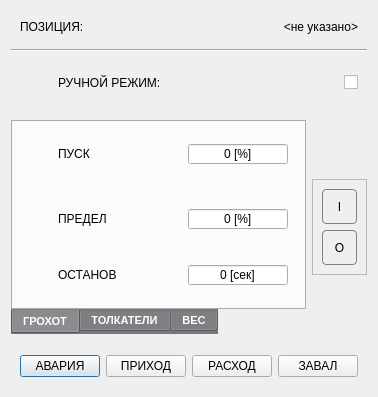
<?xml version="1.0" encoding="UTF-8"?>
<ui version="4.0">
 <class>INCONTAINER</class>
 <widget class="QDialog" name="INCONTAINER">
  <property name="windowModality">
   <enum>Qt::ApplicationModal</enum>
  </property>
  <property name="geometry">
   <rect>
    <x>0</x>
    <y>0</y>
    <width>371</width>
    <height>396</height>
   </rect>
  </property>
  <property name="windowTitle">
   <string>ПРИЕМНЫЙ БУНКЕР</string>
  </property>
  <property name="styleSheet">
   <string notr="true">#centralwidget,#INCONTAINER,QWidget[style=&quot;content&quot;]
{
	background-color: rgb(94, 92, 100);
}
QTabWidget
{
	border: none;
}
QTabBar
{
	background-color: rgb(119, 118, 123);
	color: white;
	font-size: 8pt;
	font-weight: bold;
}
QAbstractButton:flat
{
	border: 1px solid gray;
	border-radius: 4px;
}
QAbstractButton:flat:pressed
{
	background-color: green;
}
QAbstractButton:flat[style=&quot;open&quot;]
{
	image: url(:/concrete/stop.png);
}
QAbstractButton:flat:pressed[style=&quot;open&quot;]
{
	image: url(:/concrete/down.png);
}
QAbstractButton:flat:checked[style=&quot;open&quot;]
{
	image: url(:/concrete/down.png);
}
QLabel[style=&quot;huge&quot;]
{
	font-size: 20pt;
	font-weight: bold;
	color: white;
}
QLabel[style=&quot;gigantic&quot;]
{
	font-size: 32pt;
	font-weight: bold;
	color: white;
}

QLabel[style=&quot;badge&quot;]
{
	border: 1px solid red;
	background-color: rgba(0,0,0,100);
	color: white;
	border-radius: 4px;
}
QLabel[style=&quot;vodoley-status&quot;]
{
	border: none;
	background-color: rgb(98, 160, 234);
	color: white;
	border-radius: 4px;
	font-weight: bold;
	font-size: 9pt;
	padding: 8px;
}
QLabel[style='hint']
{
	color: lightGray;
	font-weight: bold;
	font-size: 10pt;
}
QLabel[style='tips']
{
	color: lightGray;
	font-size: 7pt;
}
QLabel[style='sys']
{
	color: yellow;
	font-size: 7pt;
}
QGroupBox[style=&quot;vodoley&quot;]
{
	background-color: rgb(94, 92, 100);
	border: 1px solid gray;
}
QAbstractButton:flat[style=&quot;danger&quot;]
{
	background-color: rgba(224, 27, 36,80);
	color: lightGray;
}
QAbstractButton:flat::checked[style=&quot;danger&quot;]
{
	background-color: rgba(224, 27, 36,255);
	color: white;
}
QAbstractButton:flat[style=&quot;warning&quot;]
{
	background-color: rgba(46, 194, 126,80);
	color: lightGray;
}
QAbstractButton:flat::checked[style=&quot;warning&quot;]
{
	background-color: rgb(46, 194, 126);
	color: white;
}
</string>
  </property>
  <property name="modal">
   <bool>true</bool>
  </property>
  <property name="prefix" stdset="0">
   <string>SIEVER</string>
  </property>
  <layout class="QGridLayout" name="gridLayout">
   <item row="2" column="0" colspan="2">
    <widget class="QWidget" name="row_4" native="true">
     <layout class="QHBoxLayout" name="horizontalLayout_4">
      <item>
       <widget class="QLabel" name="icon_sp_4">
        <property name="minimumSize">
         <size>
          <width>32</width>
          <height>32</height>
         </size>
        </property>
        <property name="maximumSize">
         <size>
          <width>32</width>
          <height>32</height>
         </size>
        </property>
        <property name="text">
         <string/>
        </property>
        <property name="pixmap">
         <pixmap resource="../resources.qrc">:/hand.png</pixmap>
        </property>
        <property name="scaledContents">
         <bool>true</bool>
        </property>
       </widget>
      </item>
      <item>
       <widget class="QLabel" name="hint_fq_3">
        <property name="text">
         <string>РУЧНОЙ РЕЖИМ:</string>
        </property>
        <property name="style" stdset="0">
         <string>hint</string>
        </property>
       </widget>
      </item>
      <item>
       <widget class="QCheckBox" name="checkBox">
        <property name="layoutDirection">
         <enum>Qt::RightToLeft</enum>
        </property>
        <property name="text">
         <string/>
        </property>
       </widget>
      </item>
     </layout>
    </widget>
   </item>
   <item row="7" column="0" colspan="2">
    <widget class="QWidget" name="row_6" native="true">
     <layout class="QHBoxLayout" name="horizontalLayout_6">
      <item>
       <widget class="QPushButton" name="test_fault">
        <property name="text">
         <string>АВАРИЯ</string>
        </property>
        <property name="rsn" stdset="0">
         <number>0</number>
        </property>
       </widget>
      </item>
      <item>
       <widget class="QPushButton" name="test_income">
        <property name="text">
         <string>ПРИХОД</string>
        </property>
        <property name="rsn" stdset="0">
         <number>1</number>
        </property>
       </widget>
      </item>
      <item>
       <widget class="QPushButton" name="test_outcome">
        <property name="text">
         <string>РАСХОД</string>
        </property>
        <property name="rsn" stdset="0">
         <number>2</number>
        </property>
       </widget>
      </item>
      <item>
       <widget class="QPushButton" name="test_overload">
        <property name="text">
         <string>ЗАВАЛ</string>
        </property>
        <property name="rsn" stdset="0">
         <number>2</number>
        </property>
       </widget>
      </item>
     </layout>
    </widget>
   </item>
   <item row="1" column="0" colspan="2">
    <widget class="Line" name="line">
     <property name="orientation">
      <enum>Qt::Horizontal</enum>
     </property>
    </widget>
   </item>
   <item row="4" column="1" rowspan="3" alignment="Qt::AlignVCenter">
    <widget class="QFrame" name="console">
     <property name="minimumSize">
      <size>
       <width>55</width>
       <height>96</height>
      </size>
     </property>
     <property name="maximumSize">
      <size>
       <width>55</width>
       <height>16777215</height>
      </size>
     </property>
     <property name="frameShape">
      <enum>QFrame::StyledPanel</enum>
     </property>
     <layout class="QVBoxLayout" name="verticalLayout_15">
      <item>
       <widget class="QPushButton" name="on">
        <property name="sizePolicy">
         <sizepolicy hsizetype="Minimum" vsizetype="Preferred">
          <horstretch>0</horstretch>
          <verstretch>0</verstretch>
         </sizepolicy>
        </property>
        <property name="cursor">
         <cursorShape>PointingHandCursor</cursorShape>
        </property>
        <property name="text">
         <string>I</string>
        </property>
        <property name="flat">
         <bool>true</bool>
        </property>
        <property name="style" stdset="0">
         <string>danger</string>
        </property>
       </widget>
      </item>
      <item>
       <widget class="QPushButton" name="off">
        <property name="sizePolicy">
         <sizepolicy hsizetype="Minimum" vsizetype="Preferred">
          <horstretch>0</horstretch>
          <verstretch>0</verstretch>
         </sizepolicy>
        </property>
        <property name="cursor">
         <cursorShape>PointingHandCursor</cursorShape>
        </property>
        <property name="text">
         <string>O</string>
        </property>
        <property name="flat">
         <bool>true</bool>
        </property>
        <property name="style" stdset="0">
         <string>warning</string>
        </property>
       </widget>
      </item>
     </layout>
    </widget>
   </item>
   <item row="0" column="0" colspan="2">
    <widget class="QWidget" name="row_1" native="true">
     <layout class="QHBoxLayout" name="horizontalLayout">
      <item>
       <widget class="QLabel" name="hint_name">
        <property name="text">
         <string>ПОЗИЦИЯ:</string>
        </property>
        <property name="style" stdset="0">
         <string>hint</string>
        </property>
       </widget>
      </item>
      <item>
       <widget class="QLabel" name="name">
        <property name="minimumSize">
         <size>
          <width>100</width>
          <height>0</height>
         </size>
        </property>
        <property name="text">
         <string>&lt;не указано&gt;</string>
        </property>
        <property name="alignment">
         <set>Qt::AlignRight|Qt::AlignTrailing|Qt::AlignVCenter</set>
        </property>
        <property name="style" stdset="0">
         <string>hint</string>
        </property>
       </widget>
      </item>
     </layout>
    </widget>
   </item>
   <item row="5" column="0">
    <widget class="QTabWidget" name="tabWidget">
     <property name="tabPosition">
      <enum>QTabWidget::South</enum>
     </property>
     <property name="currentIndex">
      <number>0</number>
     </property>
     <widget class="QWidget" name="tab_1">
      <property name="style" stdset="0">
       <string>content</string>
      </property>
      <attribute name="title">
       <string>ГРОХОТ</string>
      </attribute>
      <layout class="QVBoxLayout" name="verticalLayout_3">
       <property name="leftMargin">
        <number>0</number>
       </property>
       <item>
        <widget class="QStackedWidget" name="stackedWidget">
         <property name="styleSheet">
          <string notr="true">QStackedWidget
{
	padding-bottom: 5px;
}</string>
         </property>
         <property name="currentIndex">
          <number>0</number>
         </property>
         <widget class="QWidget" name="page_1">
          <property name="style" stdset="0">
           <string>content</string>
          </property>
          <layout class="QVBoxLayout" name="verticalLayout">
           <property name="leftMargin">
            <number>0</number>
           </property>
           <property name="topMargin">
            <number>0</number>
           </property>
           <property name="rightMargin">
            <number>0</number>
           </property>
           <property name="bottomMargin">
            <number>0</number>
           </property>
           <item alignment="Qt::AlignTop">
            <widget class="QWidget" name="row_5" native="true">
             <layout class="QHBoxLayout" name="horizontalLayout_5">
              <item>
               <widget class="QLabel" name="icon_sp">
                <property name="minimumSize">
                 <size>
                  <width>32</width>
                  <height>32</height>
                 </size>
                </property>
                <property name="maximumSize">
                 <size>
                  <width>32</width>
                  <height>32</height>
                 </size>
                </property>
                <property name="text">
                 <string/>
                </property>
                <property name="pixmap">
                 <pixmap resource="../resources.qrc">:/speed.png</pixmap>
                </property>
                <property name="scaledContents">
                 <bool>true</bool>
                </property>
               </widget>
              </item>
              <item>
               <widget class="QLabel" name="hint_sp">
                <property name="text">
                 <string>ПУСК</string>
                </property>
                <property name="style" stdset="0">
                 <string>hint</string>
                </property>
               </widget>
              </item>
              <item alignment="Qt::AlignRight">
               <widget class="QSpinBox" name="sp">
                <property name="minimumSize">
                 <size>
                  <width>100</width>
                  <height>0</height>
                 </size>
                </property>
                <property name="maximumSize">
                 <size>
                  <width>100</width>
                  <height>16777215</height>
                 </size>
                </property>
                <property name="alignment">
                 <set>Qt::AlignCenter</set>
                </property>
                <property name="buttonSymbols">
                 <enum>QAbstractSpinBox::NoButtons</enum>
                </property>
                <property name="suffix">
                 <string> [%]</string>
                </property>
                <property name="maximum">
                 <number>100</number>
                </property>
               </widget>
              </item>
             </layout>
            </widget>
           </item>
          </layout>
         </widget>
         <widget class="QWidget" name="page_2">
          <property name="style" stdset="0">
           <string>content</string>
          </property>
          <layout class="QVBoxLayout" name="verticalLayout_2">
           <property name="leftMargin">
            <number>0</number>
           </property>
           <property name="topMargin">
            <number>0</number>
           </property>
           <property name="rightMargin">
            <number>0</number>
           </property>
           <property name="bottomMargin">
            <number>0</number>
           </property>
           <item alignment="Qt::AlignTop">
            <widget class="QWidget" name="row_2" native="true">
             <layout class="QHBoxLayout" name="horizontalLayout_2">
              <item>
               <widget class="QLabel" name="icon_sp_2">
                <property name="minimumSize">
                 <size>
                  <width>32</width>
                  <height>32</height>
                 </size>
                </property>
                <property name="maximumSize">
                 <size>
                  <width>32</width>
                  <height>32</height>
                 </size>
                </property>
                <property name="text">
                 <string/>
                </property>
                <property name="pixmap">
                 <pixmap resource="../resources.qrc">:/speed.png</pixmap>
                </property>
                <property name="scaledContents">
                 <bool>true</bool>
                </property>
               </widget>
              </item>
              <item>
               <widget class="QLabel" name="hint_fq">
                <property name="text">
                 <string>СКОРОСТЬ</string>
                </property>
                <property name="style" stdset="0">
                 <string>hint</string>
                </property>
               </widget>
              </item>
              <item alignment="Qt::AlignRight">
               <widget class="QSpinBox" name="fq">
                <property name="minimumSize">
                 <size>
                  <width>100</width>
                  <height>0</height>
                 </size>
                </property>
                <property name="maximumSize">
                 <size>
                  <width>100</width>
                  <height>16777215</height>
                 </size>
                </property>
                <property name="alignment">
                 <set>Qt::AlignCenter</set>
                </property>
                <property name="buttonSymbols">
                 <enum>QAbstractSpinBox::NoButtons</enum>
                </property>
                <property name="suffix">
                 <string> [%]</string>
                </property>
                <property name="maximum">
                 <number>100</number>
                </property>
               </widget>
              </item>
             </layout>
            </widget>
           </item>
          </layout>
         </widget>
        </widget>
       </item>
       <item>
        <widget class="QWidget" name="row_12" native="true">
         <property name="toolTip">
          <string>Влияет на определение засора грохота. 
Предельная нагрузка в процентах от номинала тензодатчиков. </string>
         </property>
         <layout class="QHBoxLayout" name="horizontalLayout_12">
          <item>
           <widget class="QLabel" name="icon_sp_10">
            <property name="minimumSize">
             <size>
              <width>32</width>
              <height>32</height>
             </size>
            </property>
            <property name="maximumSize">
             <size>
              <width>32</width>
              <height>32</height>
             </size>
            </property>
            <property name="text">
             <string/>
            </property>
            <property name="pixmap">
             <pixmap resource="../resources.qrc">:/heavy.png</pixmap>
            </property>
            <property name="scaledContents">
             <bool>true</bool>
            </property>
           </widget>
          </item>
          <item>
           <widget class="QLabel" name="hint_fq_9">
            <property name="text">
             <string>ПРЕДЕЛ</string>
            </property>
            <property name="style" stdset="0">
             <string>hint</string>
            </property>
           </widget>
          </item>
          <item alignment="Qt::AlignRight">
           <widget class="QSpinBox" name="overload">
            <property name="minimumSize">
             <size>
              <width>100</width>
              <height>0</height>
             </size>
            </property>
            <property name="maximumSize">
             <size>
              <width>100</width>
              <height>16777215</height>
             </size>
            </property>
            <property name="alignment">
             <set>Qt::AlignCenter</set>
            </property>
            <property name="buttonSymbols">
             <enum>QAbstractSpinBox::NoButtons</enum>
            </property>
            <property name="suffix">
             <string> [%]</string>
            </property>
            <property name="maximum">
             <number>100</number>
            </property>
           </widget>
          </item>
         </layout>
        </widget>
       </item>
       <item>
        <widget class="QWidget" name="row_3" native="true">
         <layout class="QHBoxLayout" name="horizontalLayout_3">
          <item>
           <widget class="QLabel" name="icon_sp_3">
            <property name="minimumSize">
             <size>
              <width>32</width>
              <height>32</height>
             </size>
            </property>
            <property name="maximumSize">
             <size>
              <width>32</width>
              <height>32</height>
             </size>
            </property>
            <property name="text">
             <string/>
            </property>
            <property name="pixmap">
             <pixmap resource="../resources.qrc">:/timer.png</pixmap>
            </property>
            <property name="scaledContents">
             <bool>true</bool>
            </property>
           </widget>
          </item>
          <item>
           <widget class="QLabel" name="hint_fq_2">
            <property name="text">
             <string>ОСТАНОВ</string>
            </property>
            <property name="style" stdset="0">
             <string>hint</string>
            </property>
           </widget>
          </item>
          <item>
           <widget class="QSpinBox" name="startup_t">
            <property name="minimumSize">
             <size>
              <width>100</width>
              <height>0</height>
             </size>
            </property>
            <property name="maximumSize">
             <size>
              <width>100</width>
              <height>16777215</height>
             </size>
            </property>
            <property name="alignment">
             <set>Qt::AlignCenter</set>
            </property>
            <property name="buttonSymbols">
             <enum>QAbstractSpinBox::NoButtons</enum>
            </property>
            <property name="suffix">
             <string> [сек]</string>
            </property>
            <property name="maximum">
             <number>100</number>
            </property>
           </widget>
          </item>
         </layout>
        </widget>
       </item>
      </layout>
     </widget>
     <widget class="QWidget" name="tab_2">
      <property name="style" stdset="0">
       <string>content</string>
      </property>
      <attribute name="title">
       <string>ТОЛКАТЕЛИ</string>
      </attribute>
      <layout class="QVBoxLayout" name="verticalLayout_4">
       <property name="leftMargin">
        <number>0</number>
       </property>
       <item>
        <widget class="QWidget" name="row_7" native="true">
         <layout class="QHBoxLayout" name="horizontalLayout_7">
          <item>
           <widget class="QLabel" name="icon_sp_5">
            <property name="minimumSize">
             <size>
              <width>32</width>
              <height>32</height>
             </size>
            </property>
            <property name="maximumSize">
             <size>
              <width>32</width>
              <height>32</height>
             </size>
            </property>
            <property name="text">
             <string/>
            </property>
            <property name="pixmap">
             <pixmap resource="../resources.qrc">:/timer.png</pixmap>
            </property>
            <property name="scaledContents">
             <bool>true</bool>
            </property>
           </widget>
          </item>
          <item>
           <widget class="QLabel" name="hint_fq_4">
            <property name="text">
             <string>ТОЛЧЕК</string>
            </property>
            <property name="style" stdset="0">
             <string>hint</string>
            </property>
           </widget>
          </item>
          <item alignment="Qt::AlignRight">
           <widget class="QSpinBox" name="push_t">
            <property name="minimumSize">
             <size>
              <width>100</width>
              <height>0</height>
             </size>
            </property>
            <property name="maximumSize">
             <size>
              <width>100</width>
              <height>16777215</height>
             </size>
            </property>
            <property name="alignment">
             <set>Qt::AlignCenter</set>
            </property>
            <property name="buttonSymbols">
             <enum>QAbstractSpinBox::NoButtons</enum>
            </property>
            <property name="suffix">
             <string> [сек]</string>
            </property>
            <property name="maximum">
             <number>100</number>
            </property>
           </widget>
          </item>
         </layout>
        </widget>
       </item>
       <item>
        <widget class="QWidget" name="row_8" native="true">
         <layout class="QHBoxLayout" name="horizontalLayout_8">
          <item>
           <widget class="QLabel" name="icon_sp_6">
            <property name="minimumSize">
             <size>
              <width>32</width>
              <height>32</height>
             </size>
            </property>
            <property name="maximumSize">
             <size>
              <width>32</width>
              <height>32</height>
             </size>
            </property>
            <property name="text">
             <string/>
            </property>
            <property name="pixmap">
             <pixmap resource="../resources.qrc">:/timer.png</pixmap>
            </property>
            <property name="scaledContents">
             <bool>true</bool>
            </property>
           </widget>
          </item>
          <item>
           <widget class="QLabel" name="hint_fq_5">
            <property name="text">
             <string>ПАУЗА МЕЖДУ</string>
            </property>
            <property name="style" stdset="0">
             <string>hint</string>
            </property>
           </widget>
          </item>
          <item alignment="Qt::AlignRight">
           <widget class="QSpinBox" name="push_w">
            <property name="minimumSize">
             <size>
              <width>100</width>
              <height>0</height>
             </size>
            </property>
            <property name="maximumSize">
             <size>
              <width>100</width>
              <height>16777215</height>
             </size>
            </property>
            <property name="alignment">
             <set>Qt::AlignCenter</set>
            </property>
            <property name="buttonSymbols">
             <enum>QAbstractSpinBox::NoButtons</enum>
            </property>
            <property name="suffix">
             <string> [сек]</string>
            </property>
            <property name="maximum">
             <number>100</number>
            </property>
           </widget>
          </item>
         </layout>
        </widget>
       </item>
       <item>
        <spacer name="verticalSpacer_2">
         <property name="orientation">
          <enum>Qt::Vertical</enum>
         </property>
         <property name="sizeHint" stdset="0">
          <size>
           <width>20</width>
           <height>40</height>
          </size>
         </property>
        </spacer>
       </item>
      </layout>
     </widget>
     <widget class="QWidget" name="tab_3">
      <property name="style" stdset="0">
       <string>content</string>
      </property>
      <attribute name="title">
       <string>ВЕС</string>
      </attribute>
      <layout class="QVBoxLayout" name="verticalLayout_5">
       <property name="leftMargin">
        <number>0</number>
       </property>
       <item>
        <widget class="QWidget" name="row_10" native="true">
         <property name="toolTip">
          <string>Суммарный номинал тензодатчиков приемного бункера</string>
         </property>
         <layout class="QHBoxLayout" name="horizontalLayout_10">
          <item>
           <widget class="QLabel" name="icon_sp_8">
            <property name="minimumSize">
             <size>
              <width>32</width>
              <height>32</height>
             </size>
            </property>
            <property name="maximumSize">
             <size>
              <width>32</width>
              <height>32</height>
             </size>
            </property>
            <property name="text">
             <string/>
            </property>
            <property name="pixmap">
             <pixmap resource="../resources.qrc">:/heavy.png</pixmap>
            </property>
            <property name="scaledContents">
             <bool>true</bool>
            </property>
           </widget>
          </item>
          <item>
           <widget class="QLabel" name="hint_fq_7">
            <property name="text">
             <string>ПРЕДЕЛ</string>
            </property>
            <property name="style" stdset="0">
             <string>hint</string>
            </property>
           </widget>
          </item>
          <item alignment="Qt::AlignRight">
           <widget class="QSpinBox" name="mmax">
            <property name="minimumSize">
             <size>
              <width>100</width>
              <height>0</height>
             </size>
            </property>
            <property name="maximumSize">
             <size>
              <width>100</width>
              <height>16777215</height>
             </size>
            </property>
            <property name="alignment">
             <set>Qt::AlignCenter</set>
            </property>
            <property name="buttonSymbols">
             <enum>QAbstractSpinBox::NoButtons</enum>
            </property>
            <property name="suffix">
             <string> [кг]</string>
            </property>
            <property name="maximum">
             <number>10000</number>
            </property>
           </widget>
          </item>
         </layout>
        </widget>
       </item>
       <item>
        <widget class="QWidget" name="row_9" native="true">
         <property name="toolTip">
          <string>Определение события загрузки в приемный. Должно быть больше чем вес персонала, которые могут встать одновременно на приемный</string>
         </property>
         <layout class="QHBoxLayout" name="horizontalLayout_9">
          <item>
           <widget class="QLabel" name="icon_sp_7">
            <property name="minimumSize">
             <size>
              <width>32</width>
              <height>32</height>
             </size>
            </property>
            <property name="maximumSize">
             <size>
              <width>32</width>
              <height>32</height>
             </size>
            </property>
            <property name="text">
             <string/>
            </property>
            <property name="pixmap">
             <pixmap resource="../resources.qrc">:/loader.png</pixmap>
            </property>
            <property name="scaledContents">
             <bool>true</bool>
            </property>
           </widget>
          </item>
          <item>
           <widget class="QLabel" name="hint_fq_6">
            <property name="text">
             <string>ЗАГРУЗКА ОТ</string>
            </property>
            <property name="style" stdset="0">
             <string>hint</string>
            </property>
           </widget>
          </item>
          <item alignment="Qt::AlignRight">
           <widget class="QSpinBox" name="db">
            <property name="minimumSize">
             <size>
              <width>100</width>
              <height>0</height>
             </size>
            </property>
            <property name="maximumSize">
             <size>
              <width>100</width>
              <height>16777215</height>
             </size>
            </property>
            <property name="alignment">
             <set>Qt::AlignCenter</set>
            </property>
            <property name="buttonSymbols">
             <enum>QAbstractSpinBox::NoButtons</enum>
            </property>
            <property name="suffix">
             <string> [кг]</string>
            </property>
            <property name="maximum">
             <number>1000</number>
            </property>
           </widget>
          </item>
         </layout>
        </widget>
       </item>
       <item>
        <widget class="QWidget" name="row_11" native="true">
         <property name="toolTip">
          <string>Для тонкой подстройки показаний веса (тара или коррекция)</string>
         </property>
         <layout class="QHBoxLayout" name="horizontalLayout_11">
          <item>
           <widget class="QLabel" name="icon_sp_9">
            <property name="minimumSize">
             <size>
              <width>32</width>
              <height>32</height>
             </size>
            </property>
            <property name="maximumSize">
             <size>
              <width>32</width>
              <height>32</height>
             </size>
            </property>
            <property name="text">
             <string/>
            </property>
            <property name="pixmap">
             <pixmap resource="../resources.qrc">:/tune.png</pixmap>
            </property>
            <property name="scaledContents">
             <bool>true</bool>
            </property>
           </widget>
          </item>
          <item>
           <widget class="QLabel" name="hint_fq_8">
            <property name="text">
             <string>СМЕСИТИТЬ</string>
            </property>
            <property name="style" stdset="0">
             <string>hint</string>
            </property>
           </widget>
          </item>
          <item alignment="Qt::AlignRight">
           <widget class="QSpinBox" name="offset">
            <property name="minimumSize">
             <size>
              <width>100</width>
              <height>0</height>
             </size>
            </property>
            <property name="maximumSize">
             <size>
              <width>100</width>
              <height>16777215</height>
             </size>
            </property>
            <property name="alignment">
             <set>Qt::AlignCenter</set>
            </property>
            <property name="buttonSymbols">
             <enum>QAbstractSpinBox::NoButtons</enum>
            </property>
            <property name="suffix">
             <string> [кг]</string>
            </property>
            <property name="minimum">
             <number>-500</number>
            </property>
            <property name="maximum">
             <number>500</number>
            </property>
            <property name="singleStep">
             <number>5</number>
            </property>
           </widget>
          </item>
         </layout>
        </widget>
       </item>
      </layout>
     </widget>
    </widget>
   </item>
  </layout>
 </widget>
 <resources>
  <include location="../resources.qrc"/>
 </resources>
 <connections/>
</ui>
